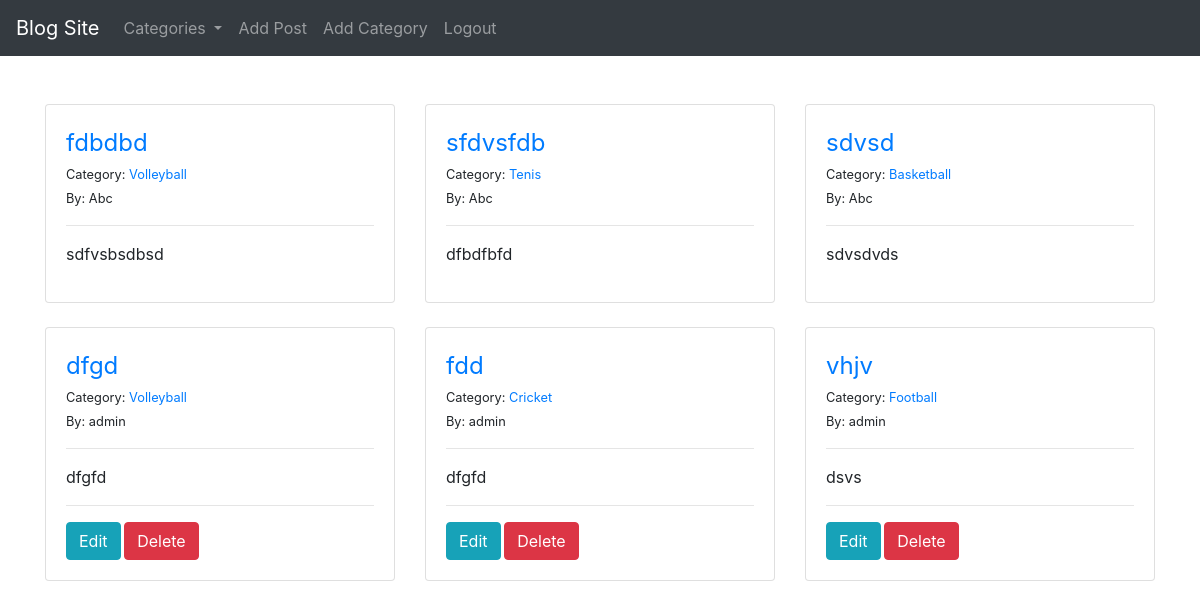
The app's page / (signed in) with its own data.
### theblog/models.py (models this page shows, shortened)
class Post(models.Model):
  title=models.CharField(max_length=255)
  title_tag=models.CharField(max_length=255)
  category=models.CharField(max_length=255)
  likes=models.ManyToManyField(User, related_name='blog_posts')
  author=models.ForeignKey(User, on_delete=models.CASCADE)
  body=models.TextField()
  post_date=models.DateField(auto_now_add=True)

### theblog/views.py (the view)
# urls.py: path('', HomeView.as_view(), name="home"),
class HomeView(ListView):
  model=Post
  template_name='home.html'
  ordering=['-id']
  def get_context_data(self, *args, **kwargs):
    cat_menu=Category.objects.all()
    context=super(HomeView, self).get_context_data(*args, **kwargs)
    context["cat_menu"]=cat_menu
    return context

### theblog/models.py (called while the page is built)
  def __str__(self):
    return self.name

### theblog/templates/home.html (shortened to what this page needs)
{% extends 'base.html' %}
{% block content %}
<br> <br>
<div class="row">
  {% for post in object_list %}
  <div class="col-sm-4">
    <div class="card">
      <div class="card-body">
        <a href=" {% url 'article-detail' post.pk %} " class="card-title" style="font-size: 1.5rem;">{{post.title}}</a> <br>
        <small>Category: <a href=" {% url 'category' post.category %} "> {{post.category}}</small></a> <br>
        <small>By: {{post.author.username}}</small>
        <hr>
        <p class="card-text">{{post.body|slice:":100"}}</p>
        <small>
          {% if user.is_authenticated %}
            {% if user.id == post.author.id %}
            <hr>
              <a href=" {% url 'update_post' post.pk %} " class="btn btn-info">Edit</a>
              <a href=" {% url 'delete_post' post.pk %} " class="btn btn-danger">Delete</a>
            {% endif %}
          {% endif %}
        </small>
      </div>
    </div><br>
  </div>
  {% endfor %}
</div>
{% endblock %}

### records on screen
Post: title "fdbdbd", category "Volleyball", author.username "Abc", body "sdfvsbsdbsd"
Post: title "sfdvsfdb", category "Tenis", author.username "Abc", body "dfbdfbfd"
Post: title "sdvsd", category "Basketball", author.username "Abc", body "sdvsdvds"
Post: title "dfgd", category "Volleyball", author.username "admin", body "dfgfd", shows "Edit"
Post: title "fdd", category "Cricket", author.username "admin", body "dfgfd", shows "Edit"
Post: title "vhjv", category "Football", author.username "admin", body "dsvs", shows "Edit"
